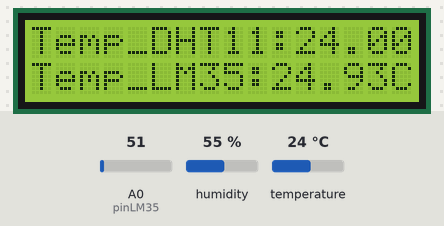
Recording of a sketch running on a simulated Arduino Uno, built with avr-gcc and run on an emulated ATmega328P. On the bench: 16×2 character LCD. The inputs (shaded band) are chosen by the test bench; at power-on: temperature 24 °C, A0 (pinLM35) = 51, humidity 55 %.

Above: at 1.2 s.
1.3 s: temperature set to 12 °C
At 2.5 s:
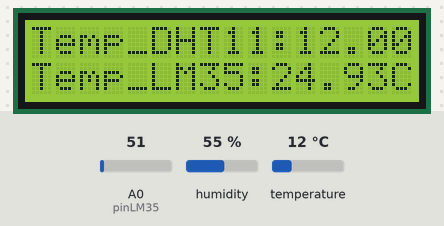
4.0 s: A0 (pinLM35) set to 61
At 5.2 s:
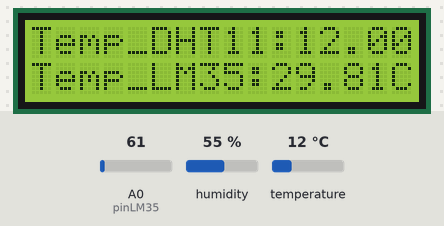
6.7 s: temperature set to 19 °C
At 9.3 s:
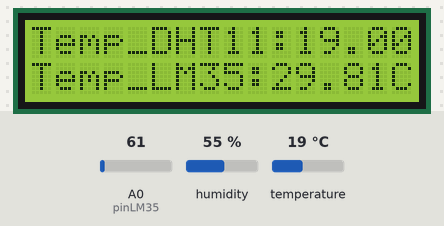
9.7 s: A0 (pinLM35) set to 71
At 10.8 s:
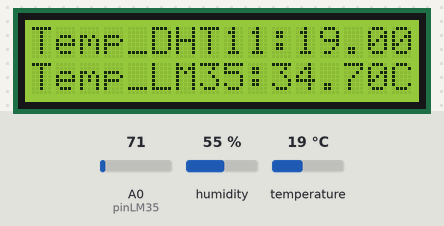
12.4 s: temperature set to 28 °C
At 14.9 s:
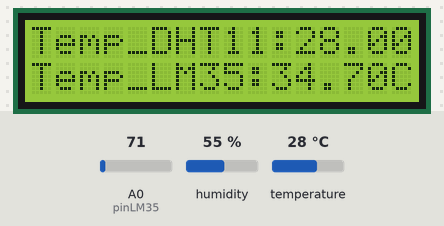
15.8 s: A0 (pinLM35) set to 86
At 17.6 s:
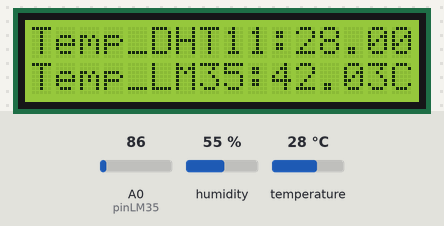
Timing chart, 0 to 19.1 s (numbered marks = the images above; inputs shaded):
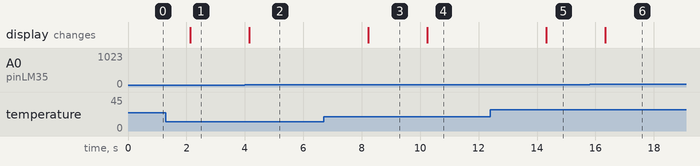

The sketch:

Reto.ino
```cpp
#include <LiquidCrystal.h>
#include <DHT.h>

// LCD
LiquidCrystal lcd(12, 11, 5, 4, 3, 2);

// DHT11
#define DHTPIN 7
#define DHTTYPE DHT11
DHT dht(DHTPIN, DHTTYPE);

// LM35
int pinLM35 = A0;

void setup() {
  lcd.begin(16, 2);
  dht.begin();
  Serial.begin(9600);
}

void loop() {

  // LM35
  int lectura = analogRead(pinLM35);
  float voltaje = lectura * (5.0 / 1023.0);
  float tempLM35 = voltaje * 100.0;

  // DHT11
  float tempDHT = dht.readTemperature();

  lcd.clear();

  lcd.setCursor(0, 0);
  lcd.print("Temp_DHT11:");
  lcd.print(tempDHT);
  lcd.print("C");

  lcd.setCursor(0, 1);
  lcd.print("Temp_LM35:");
  lcd.print(tempLM35);
  lcd.print("C");

  delay(2000);
}
```

Measured:
- after the input at 1.3 s, the display: changes after 0.82 s (image 1)
- after the input at 4.0 s, the display: changes after 0.16 s (image 2)
- after the input at 6.7 s, the display: changes after 1.5 s (image 3)
- after the input at 9.7 s, the display: changes after 0.55 s (image 4)
- after the input at 12.4 s, the display: changes after 1.9 s (image 5)
- after the input at 15.8 s, the display: changes after 0.54 s (image 6)
